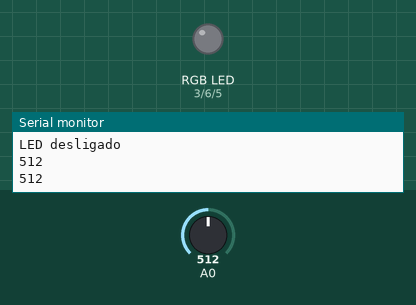
This sketch was run on a simulated Arduino Uno, built with avr-gcc and run on an emulated ATmega328P. On the bench: an RGB LED mixed from three pins (HIGH = lit), the last lines printed to the serial monitor. The inputs (shaded band) are chosen by the test bench; at power-on: A0 = 512. Dim RGB values are drawn brighter than linear.

Above: at 1.8 s.
1.9 s: A0 set to 409
3.4 s: A0 set to 390
At 4.3 s:
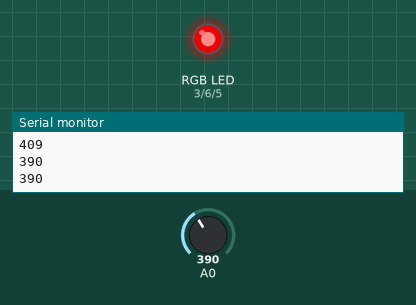
5.5 s: A0 set to 210
7.2 s: A0 set to 190
At 8.7 s:
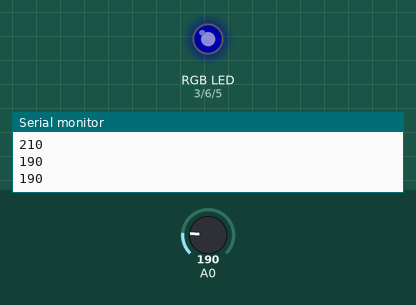
9.5 s: A0 set to 90
At 11.4 s:
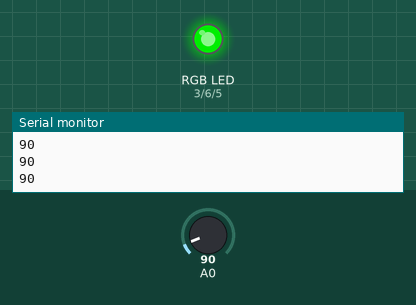
Timing chart, 0 to 12.5 s (numbered marks = the images above; inputs shaded):
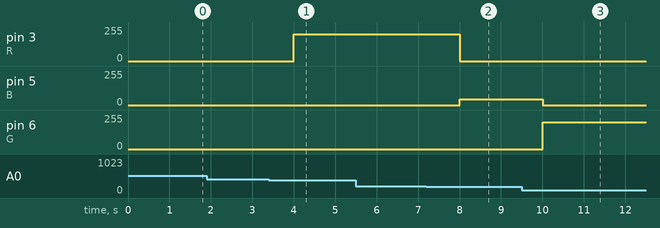

Measured:
- the behaviour switches between 401 and 400 on A0 (found by bisection; images 0 and 1)
- the behaviour switches between 201 and 200 on A0 (found by bisection; images 1 and 2)
- after the input at 3.4 s, pin 3 (R): 0/255 → 200/255 after 0.60 s
- after the input at 7.2 s, pin 3 (R): 200/255 → 0/255 after 0.81 s; pin 5 (B): 0/255 → 44/255 after 0.81 s
- after the input at 9.5 s, pin 5 (B): 44/255 → 0/255 after 0.51 s; pin 6 (G): 0/255 → 200/255 after 0.51 s

The sketch:

ATIVIDADE_LDR_RGB.ino
```cpp
#define R 3
#define B 5
#define G 6


int LDR = 0;
void setup()
{
  pinMode(A0, INPUT);
  pinMode(R, OUTPUT);
  pinMode(G, OUTPUT);
  pinMode(B, OUTPUT);
  Serial.begin(9600);
}

void loop()
{
  int LDR = analogRead(A0);
   Serial.println(LDR);

  // LIGA Verde
  if (LDR<100){
     analogWrite(R, 0);
     analogWrite(G, 200);
     analogWrite(B, 0);
     }
  else{
     //LIGA AZUL
    if (LDR>100 && LDR<=200){
     analogWrite(R, 0);
     analogWrite(G, 0);
     analogWrite(B, 300);
  }
  else
    // LIGA VERMELHO
    if (LDR>200 && LDR<=400){
     analogWrite(R, 200);
     analogWrite(G, 0);
     analogWrite(B, 0);
     }
  else{
     Serial.println("LED desligado");
     analogWrite(R, 0);
      analogWrite(G, 0);
      analogWrite(B, 0);
    Serial.println(LDR);
     }
     Serial.println(LDR);
     delay(1000);
}}
```
